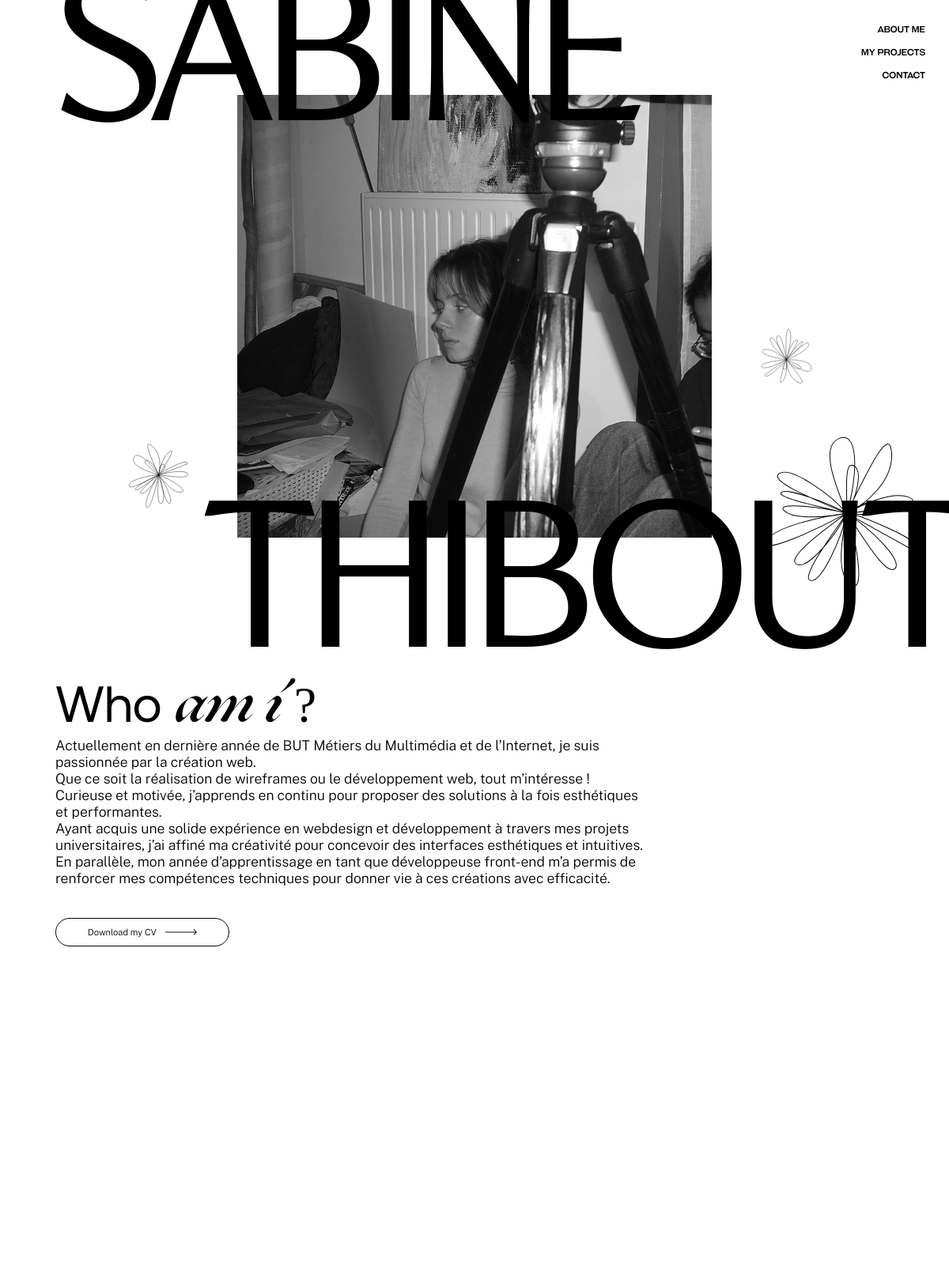
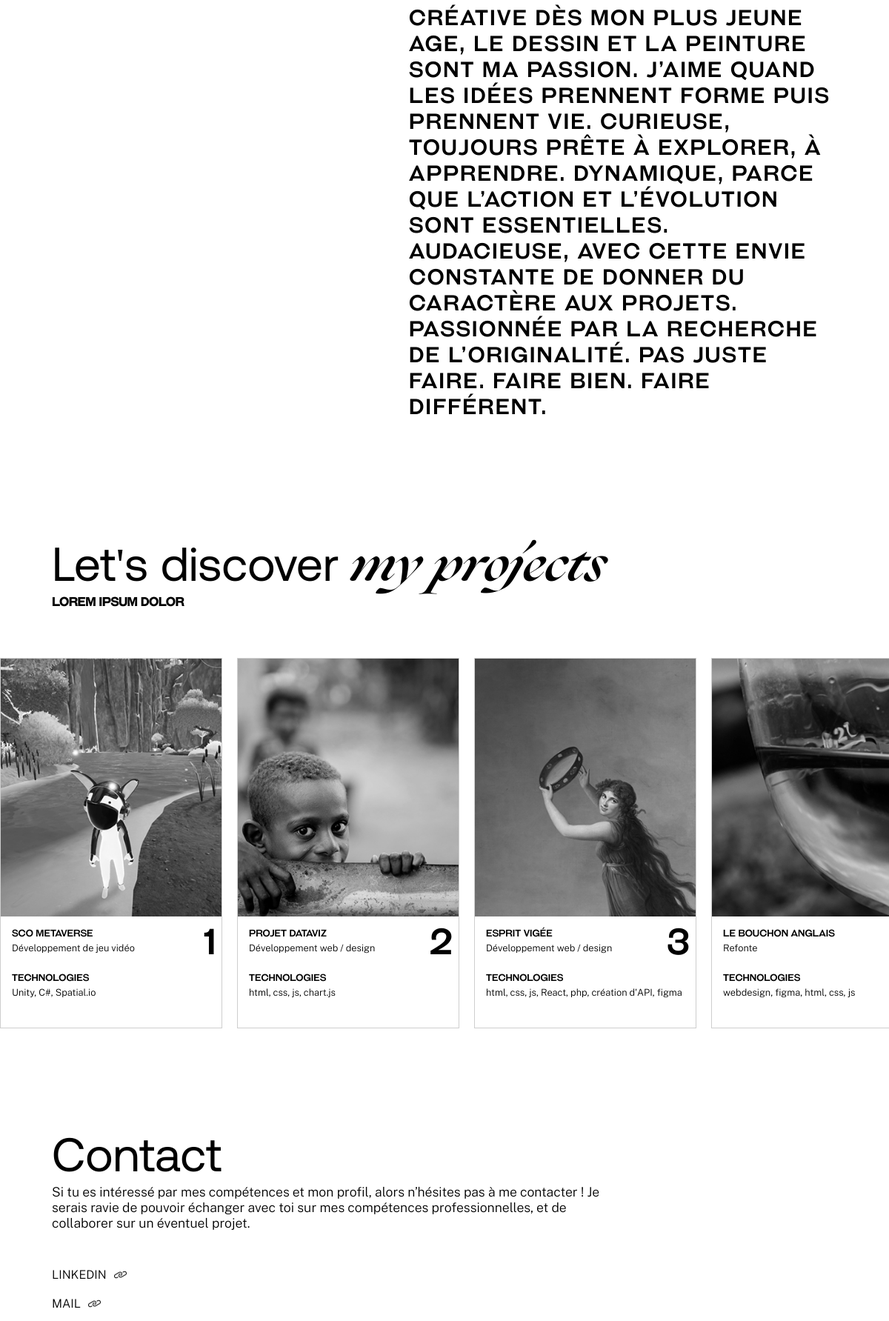
The page / (upper part) on the database its author committed (2 pictures, top to bottom).
### tables this page shows
CREATE TABLE `projets` (
  `id_proj` int NOT NULL,
  `titre` varchar(30) NOT NULL,
  `date` varchar(100) NOT NULL,
  `competence_principale` varchar(30) NOT NULL,
  `technologies` varchar(100) NOT NULL,
  `description` varchar(800) NOT NULL,
  `accroche` varchar(200) DEFAULT NULL,
  `lien` varchar(100) NOT NULL
);

### index.php (the view, shortened to what this page needs)
<?php
    include("connexion.php");
    $requete = "SELECT * FROM projets ORDER BY id_proj";
    $stmt = $db->prepare($requete);
    $stmt->execute();
    $result = $stmt->fetchAll(PDO::FETCH_ASSOC);
?>
<!DOCTYPE html>
<html lang="fr">
<head>
    <link rel="stylesheet" href="style/index.css">
    <link rel="stylesheet" href="style/fonts.css">
    <link href="https://unpkg.com/aos@2.3.1/dist/aos.css" rel="stylesheet" />
</head>
<body>
    <header>
        <nav>
            <a href="#whoAmI" class="nav-item change">About Me</a>
            <a href="#myProjects" class="nav-item change2">My projects</a>
            <a href="#contact" class="nav-item">Contact</a>
        </nav>
        <div class="img-container">
            <div class="header-img"></div>
                <h1 class="title firstName">Sabine</h1>
                <h1 class="title lastName">Thibo
                    <span class="last-letter">u
                        <img src="./img/flower.svg" alt="" class="flower1">
                    </span>
                    t
                </h1>
            <img src="./img/flower.svg" alt="" class="flower2">
            <img src="./img/flower.svg" alt="" class="flower3">
        </div>
    </header>
    <section class="description" id="whoAmI">
        <h2 class="title-section">Who <span class="italic">am i ?</span></h2>
        <p class="content">Actuellement en dernière année de BUT Métiers du Multimédia et de l’Internet, je suis passionnée par la création web. <br>
        Que ce soit la réalisation de wireframes ou le développement web, tout m’intéresse !
        Curieuse et motivée, j’apprends en continu pour proposer des solutions à la fois esthétiques et performantes. <br>
        Ayant acquis une solide expérience en webdesign et développement à travers mes projets universitaires, j’ai affiné ma créativité pour concevoir des interfaces esthétiques et intuitives. En parallèle, mon année d’apprentissage en tant que développeuse front-end m’a permis de renforcer mes compétences techniques pour donner vie à ces créations avec efficacité.</p>
        <a href="./doc/CV-SabineThibout.pdf" target="_blank" class=" button CV">
            <p>Download my CV</p>
            <img src="./img/arrow.svg" alt="">
        </a>
    </section>
    <section>
        <div class="video-container">
            <video class="video" src="./video/video.mp4" autoplay muted loop  playsinline> </video>
            <div class="video-text">
                créative dès mon plus jeune age, le dessin et la peinture sont ma passion.
                j’aime quand les idées prennent forme puis prennent vie. Curieuse, toujours prête à explorer, à apprendre. Dynamique, parce que l’action et l’évolution sont essentielles.
                audacieuse, avec cette envie constante de donner du caractère aux projets. Passionnée par la recherche de l’originalité.
                Pas juste faire. Faire bien. Faire différent.
            </div>
            </div>
    </section>
    <section class="projects" id="myProjects">
        <div class="title-padding">
            <h2 class="title-section">Let's discover <span class="italic">my projects</span></h2>
            <h3 class="subtitle">Lorem ipsum dolor</h3>
        </div>
        <div class="card-container">
            <?php foreach ($result as $row){?>
                <a href="project.php?proj=<?php echo $row["id_proj"]?>"  class=" card card<?php echo $row["id_proj"]?>">
                    <div class="img-card"
                        style="background-image: url('./img/projects/<?php echo $row["id_proj"]?>/cover.jpg');"
                        data-hover-img='./img/projects/<?php echo $row["id_proj"]?>/cover2.jpg'
                    >
                    </div>
                    <div class="text-card">
                        <div class="text-part1">
                            <div class="title-card"> <?php echo $row["titre"]?></div>
                            <div class="competence-card"><?php echo $row["competence_principale"]?></div>
                        </div>
                        <div class="text-part2">
                            <div class="title-card">Technologies</div>
                            <div class="technologies-card"><?php echo $row["technologies"]?></div>
                        </div>
                        <div class="number-card">
                            <?php echo $row["id_proj"]?>
                        </div>
                    </div>
                </a>
            <?php } ?>
        </div>
    </section>
    <section id="contact">
        <h2 class="title-section">Contact</h2>
        <p class="content">
        Si tu es intéressé par mes compétences et mon profil, alors n’hésites pas à me contacter ! Je serais ravie de pouvoir échanger avec toi sur mes compétences professionnelles, et de collaborer sur un éventuel projet.
        </p>
        <div class="links">
            <a href="" class="contact-link">
                <p class="text-link">LinkedIn</p>
                <img src="./img/link.svg" class="text-link" alt="Lien vers mon LinkedIn">
            </a>
            <a href="mailto:sabine@thibout.fr" class="contact-link">
                <p class="text-link">Mail</p>
                <img src="./img/link.svg" class="text-link" alt="M'envoyer un mail">
            </a>
        </div>
    </section>
</body>
</html>

### rows shown on the page
projets: shows a picture, titre "SCO METAVERSE", competence_principale "Développement de jeu vidéo", technologies "Unity, C#, Spatial.io", id_proj "1"
projets: shows a picture, titre "PROJET DATAVIZ", competence_principale "Développement web / design", technologies "html, css, js, chart.js", id_proj "2"
projets: shows a picture, titre "ESPRIT VIGÉE", competence_principale "Développement web / design", technologies "html, css, js, React, php, création d'API, figma", id_proj "3"
projets: shows a picture, titre "LE BOUCHON ANGLAIS", competence_principale "Refonte", technologies "webdesign, figma, html, css, js"
